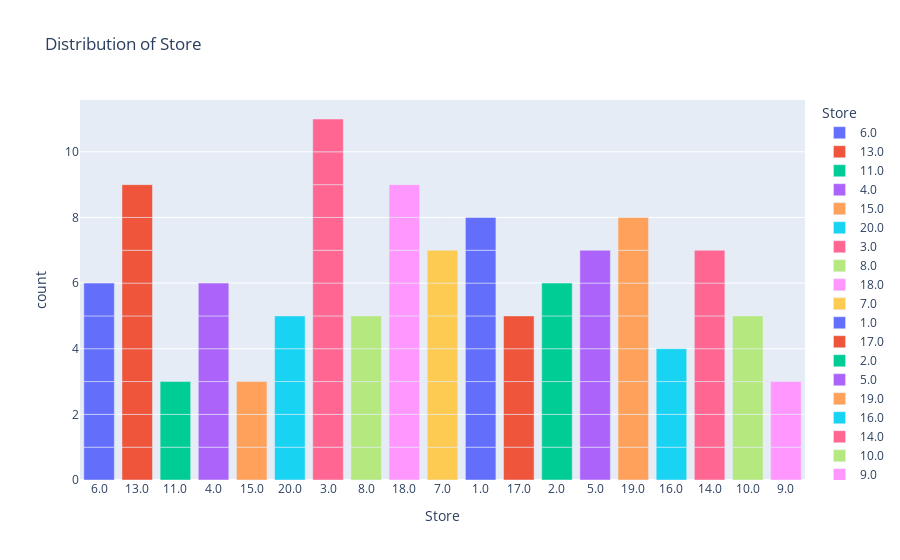
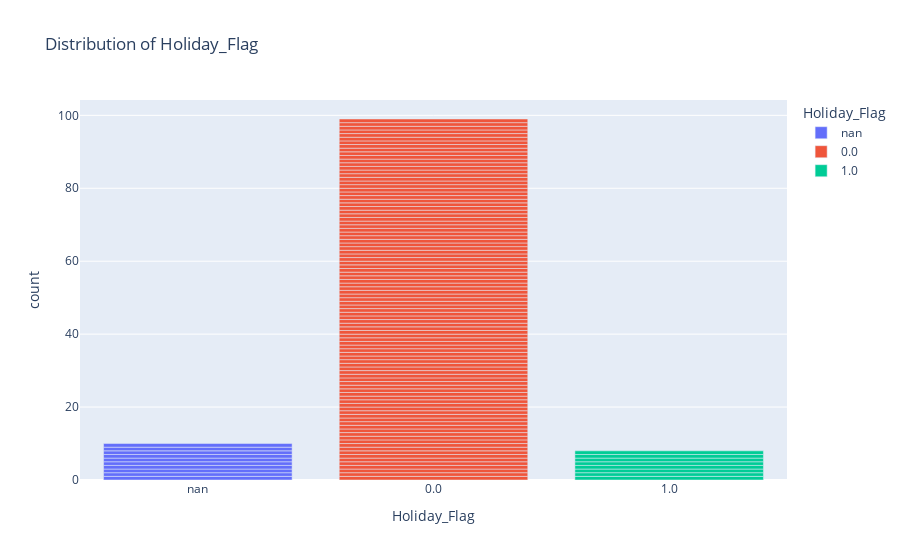

These figures' notebook cell, in order:
### Code cell
# Parcours des colonnes et tracé de leur distribution
for column in cat_col:
    fig = px.bar(df, x=column, title=f"Distribution of {column}", color = column)
    fig.show()

### Figure 1 — Plotly figure (JSON) as saved in the notebook; plotly's stock layout.template omitted (floating-point values rounded to 4 significant figures)
{"data": [{"alignmentgroup": "True", "hovertemplate": "Store=%{x}<br>count=%{y}<extra></extra>", "legendgroup": "6.0", "marker": {"color": "#636efa", "pattern": {"shape": ""}}, "name": "6.0", "offsetgroup": "6.0", "orientation": "v", "showlegend": true, "textposition": "auto", "type": "bar", "x": ["6.0", "6.0", "6.0", "6.0", "6.0", "6.0"], "xaxis": "x", "y": [1, 1, 1, 1, 1, 1], "yaxis": "y"}, {"alignmentgroup": "True", "hovertemplate": "Store=%{x}<br>count=%{y}<extra></extra>", "legendgroup": "13.0", "marker": {"color": "#EF553B", "pattern": {"shape": ""}}, "name": "13.0", "offsetgroup": "13.0", "orientation": "v", "showlegend": true, "textposition": "auto", "type": "bar", "x": ["13.0", "13.0", "13.0", "13.0", "13.0", "13.0", "13.0", "13.0", "13.0"], "xaxis": "x", "y": [1, 1, 1, 1, 1, 1, 1, 1, 1], "yaxis": "y"}, {"alignmentgroup": "True", "hovertemplate": "Store=%{x}<br>count=%{y}<extra></extra>", "legendgroup": "11.0", "marker": {"color": "#00cc96", "pattern": {"shape": ""}}, "name": "11.0", "offsetgroup": "11.0", "orientation": "v", "showlegend": true, "textposition": "auto", "type": "bar", "x": ["11.0", "11.0", "11.0"], "xaxis": "x", "y": [1, 1, 1], "yaxis": "y"}, {"alignmentgroup": "True", "hovertemplate": "Store=%{x}<br>count=%{y}<extra></extra>", "legendgroup": "4.0", "marker": {"color": "#ab63fa", "pattern": {"shape": ""}}, "name": "4.0", "offsetgroup": "4.0", "orientation": "v", "showlegend": true, "textposition": "auto", "type": "bar", "x": ["4.0", "4.0", "4.0", "4.0", "4.0", "4.0"], "xaxis": "x", "y": [1, 1, 1, 1, 1, 1], "yaxis": "y"}, {"alignmentgroup": "True", "hovertemplate": "Store=%{x}<br>count=%{y}<extra></extra>", "legendgroup": "15.0", "marker": {"color": "#FFA15A", "pattern": {"shape": ""}}, "name": "15.0", "offsetgroup": "15.0", "orientation": "v", "showlegend": true, "textposition": "auto", "type": "bar", "x": ["15.0", "15.0", "15.0"], "xaxis": "x", "y": [1, 1, 1], "yaxis": "y"}, {"alignmentgroup": "True", "hovertemplate": "Store=%{x}<br>count=%{y}<extra></extra>", "legendgroup": "20.0", "marker": {"color": "#19d3f3", "pattern": {"shape": ""}}, "name": "20.0", "offsetgroup": "20.0", "orientation": "v", "showlegend": true, "textposition": "auto", "type": "bar", "x": ["20.0", "20.0", "20.0", "20.0", "20.0"], "xaxis": "x", "y": [1, 1, 1, 1, 1], "yaxis": "y"}, {"alignmentgroup": "True", "hovertemplate": "Store=%{x}<br>count=%{y}<extra></extra>", "legendgroup": "3.0", "marker": {"color": "#FF6692", "pattern": {"shape": ""}}, "name": "3.0", "offsetgroup": "3.0", "orientation": "v", "showlegend": true, "textposition": "auto", "type": "bar", "x": ["3.0", "3.0", "3.0", "3.0", "3.0", "3.0", "3.0", "3.0", "3.0", "3.0", "3.0"], "xaxis": "x", "y": [1, 1, 1, 1, 1, 1, 1, 1, 1, 1, 1], "yaxis": "y"}, {"alignmentgroup": "True", "hovertemplate": "Store=%{x}<br>count=%{y}<extra></extra>", "legendgroup": "8.0", "marker": {"color": "#B6E880", "pattern": {"shape": ""}}, "name": "8.0", "offsetgroup": "8.0", "orientation": "v", "showlegend": true, "textposition": "auto", "type": "bar", "x": ["8.0", "8.0", "8.0", "8.0", "8.0"], "xaxis": "x", "y": [1, 1, 1, 1, 1], "yaxis": "y"}, {"alignmentgroup": "True", "hovertemplate": "Store=%{x}<br>count=%{y}<extra></extra>", "legendgroup": "18.0", "marker": {"color": "#FF97FF", "pattern": {"shape": ""}}, "name": "18.0", "offsetgroup": "18.0", "orientation": "v", "showlegend": true, "textposition": "auto", "type": "bar", "x": ["18.0", "18.0", "18.0", "18.0", "18.0", "18.0", "18.0", "18.0", "18.0"], "xaxis": "x", "y": [1, 1, 1, 1, 1, 1, 1, 1, 1], "yaxis": "y"}, {"alignmentgroup": "True", "hovertemplate": "Store=%{x}<br>count=%{y}<extra></extra>", "legendgroup": "7.0", "marker": {"color": "#FECB52", "pattern": {"shape": ""}}, "name": "7.0", "offsetgroup": "7.0", "orientation": "v", "showlegend": true, "textposition": "auto", "type": "bar", "x": ["7.0", "7.0", "7.0", "7.0", "7.0", "7.0", "7.0"], "xaxis": "x", "y": [1, 1, 1, 1, 1, 1, 1], "yaxis": "y"}, {"alignmentgroup": "True", "hovertemplate": "Store=%{x}<br>count=%{y}<extra></extra>", "legendgroup": "1.0", "marker": {"color": "#636efa", "pattern": {"shape": ""}}, "name": "1.0", "offsetgroup": "1.0", "orientation": "v", "showlegend": true, "textposition": "auto", "type": "bar", "x": ["1.0", "1.0", "1.0", "1.0", "1.0", "1.0", "1.0", "1.0"], "xaxis": "x", "y": [1, 1, 1, 1, 1, 1, 1, 1], "yaxis": "y"}, {"alignmentgroup": "True", "hovertemplate": "Store=%{x}<br>count=%{y}<extra></extra>", "legendgroup": "17.0", "marker": {"color": "#EF553B", "pattern": {"shape": ""}}, "name": "17.0", "offsetgroup": "17.0", "orientation": "v", "showlegend": true, "textposition": "auto", "type": "bar", "x": ["17.0", "17.0", "17.0", "17.0", "17.0"], "xaxis": "x", "y": [1, 1, 1, 1, 1], "yaxis": "y"}, {"alignmentgroup": "True", "hovertemplate": "Store=%{x}<br>count=%{y}<extra></extra>", "legendgroup": "2.0", "marker": {"color": "#00cc96", "pattern": {"shape": ""}}, "name": "2.0", "offsetgroup": "2.0", "orientation": "v", "showlegend": true, "textposition": "auto", "type": "bar", "x": ["2.0", "2.0", "2.0", "2.0", "2.0", "2.0"], "xaxis": "x", "y": [1, 1, 1, 1, 1, 1], "yaxis": "y"}, {"alignmentgroup": "True", "hovertemplate": "Store=%{x}<br>count=%{y}<extra></extra>", "legendgroup": "5.0", "marker": {"color": "#ab63fa", "pattern": {"shape": ""}}, "name": "5.0", "offsetgroup": "5.0", "orientation": "v", "showlegend": true, "textposition": "auto", "type": "bar", "x": ["5.0", "5.0", "5.0", "5.0", "5.0", "5.0", "5.0"], "xaxis": "x", "y": [1, 1, 1, 1, 1, 1, 1], "yaxis": "y"}, {"alignmentgroup": "True", "hovertemplate": "Store=%{x}<br>count=%{y}<extra></extra>", "legendgroup": "19.0", "marker": {"color": "#FFA15A", "pattern": {"shape": ""}}, "name": "19.0", "offsetgroup": "19.0", "orientation": "v", "showlegend": true, "textposition": "auto", "type": "bar", "x": ["19.0", "19.0", "19.0", "19.0", "19.0", "19.0", "19.0", "19.0"], "xaxis": "x", "y": [1, 1, 1, 1, 1, 1, 1, 1], "yaxis": "y"}, {"alignmentgroup": "True", "hovertemplate": "Store=%{x}<br>count=%{y}<extra></extra>", "legendgroup": "16.0", "marker": {"color": "#19d3f3", "pattern": {"shape": ""}}, "name": "16.0", "offsetgroup": "16.0", "orientation": "v", "showlegend": true, "textposition": "auto", "type": "bar", "x": ["16.0", "16.0", "16.0", "16.0"], "xaxis": "x", "y": [1, 1, 1, 1], "yaxis": "y"}, {"alignmentgroup": "True", "hovertemplate": "Store=%{x}<br>count=%{y}<extra></extra>", "legendgroup": "14.0", "marker": {"color": "#FF6692", "pattern": {"shape": ""}}, "name": "14.0", "offsetgroup": "14.0", "orientation": "v", "showlegend": true, "textposition": "auto", "type": "bar", "x": ["14.0", "14.0", "14.0", "14.0", "14.0", "14.0", "14.0"], "xaxis": "x", "y": [1, 1, 1, 1, 1, 1, 1], "yaxis": "y"}, {"alignmentgroup": "True", "hovertemplate": "Store=%{x}<br>count=%{y}<extra></extra>", "legendgroup": "10.0", "marker": {"color": "#B6E880", "pattern": {"shape": ""}}, "name": "10.0", "offsetgroup": "10.0", "orientation": "v", "showlegend": true, "textposition": "auto", "type": "bar", "x": ["10.0", "10.0", "10.0", "10.0", "10.0"], "xaxis": "x", "y": [1, 1, 1, 1, 1], "yaxis": "y"}, {"alignmentgroup": "True", "hovertemplate": "Store=%{x}<br>count=%{y}<extra></extra>", "legendgroup": "9.0", "marker": {"color": "#FF97FF", "pattern": {"shape": ""}}, "name": "9.0", "offsetgroup": "9.0", "orientation": "v", "showlegend": true, "textposition": "auto", "type": "bar", "x": ["9.0", "9.0", "9.0"], "xaxis": "x", "y": [1, 1, 1], "yaxis": "y"}], "layout": {"barmode": "relative", "legend": {"title": {"text": "Store"}, "tracegroupgap": 0}, "title": {"text": "Distribution of Store"}, "xaxis": {"anchor": "y", "categoryarray": ["6.0", "13.0", "11.0", "4.0", "15.0", "20.0", "3.0", "8.0", "18.0", "7.0", "1.0", "17.0", "2.0", "5.0", "19.0", "16.0", "14.0", "10.0", "9.0"], "categoryorder": "array", "domain": [0, 1], "title": {"text": "Store"}}, "yaxis": {"anchor": "x", "domain": [0, 1], "title": {"text": "count"}}}}

### Figure 2 — Plotly figure (JSON) as saved in the notebook; plotly's stock layout.template omitted (floating-point values rounded to 4 significant figures)
{"data": [{"alignmentgroup": "True", "hovertemplate": "Holiday_Flag=%{x}<br>count=%{y}<extra></extra>", "legendgroup": "nan", "marker": {"color": "#636efa", "pattern": {"shape": ""}}, "name": "nan", "offsetgroup": "nan", "orientation": "v", "showlegend": true, "textposition": "auto", "type": "bar", "x": ["nan", "nan", "nan", "nan", "nan", "nan", "nan", "nan", "nan", "nan"], "xaxis": "x", "y": [1, 1, 1, 1, 1, 1, 1, 1, 1, 1], "yaxis": "y"}, {"alignmentgroup": "True", "hovertemplate": "Holiday_Flag=%{x}<br>count=%{y}<extra></extra>", "legendgroup": "0.0", "marker": {"color": "#EF553B", "pattern": {"shape": ""}}, "name": "0.0", "offsetgroup": "0.0", "orientation": "v", "showlegend": true, "textposition": "auto", "type": "bar", "x": ["0.0", "0.0", "0.0", "0.0", "0.0", "0.0", "0.0", "0.0", "0.0", "0.0", "0.0", "0.0", "0.0", "0.0", "0.0", "0.0", "0.0", "0.0", "0.0", "0.0", "0.0", "0.0", "0.0", "0.0", "0.0", "0.0", "0.0", "0.0", "0.0", "0.0", "0.0", "0.0", "0.0", "0.0", "0.0", "0.0", "0.0", "0.0", "0.0", "0.0", "0.0", "0.0", "0.0", "0.0", "0.0", "0.0", "0.0", "0.0", "0.0", "0.0", "0.0", "0.0", "0.0", "0.0", "0.0", "0.0", "0.0", "0.0", "0.0", "0.0", "0.0", "0.0", "0.0", "0.0", "0.0", "0.0", "0.0", "0.0", "0.0", "0.0", "0.0", "0.0", "0.0", "0.0", "0.0", "0.0", "0.0", "0.0", "0.0", "0.0", "0.0", "0.0", "0.0", "0.0", "0.0", "0.0", "0.0", "0.0", "0.0", "0.0", "0.0", "0.0", "0.0", "0.0", "0.0", "0.0", "0.0", "0.0", "0.0"], "xaxis": "x", "y": [1, 1, 1, 1, 1, 1, 1, 1, 1, 1, 1, 1, 1, 1, 1, 1, 1, 1, 1, 1, 1, 1, 1, 1, 1, 1, 1, 1, 1, 1, 1, 1, 1, 1, 1, 1, 1, 1, 1, 1, 1, 1, 1, 1, 1, 1, 1, 1, 1, 1, 1, 1, 1, 1, 1, 1, 1, 1, 1, 1, 1, 1, 1, 1, 1, 1, 1, 1, 1, 1, 1, 1, 1, 1, 1, 1, 1, 1, 1, 1, 1, 1, 1, 1, 1, 1, 1, 1, 1, 1, 1, 1, 1, 1, 1, 1, 1, 1, 1], "yaxis": "y"}, {"alignmentgroup": "True", "hovertemplate": "Holiday_Flag=%{x}<br>count=%{y}<extra></extra>", "legendgroup": "1.0", "marker": {"color": "#00cc96", "pattern": {"shape": ""}}, "name": "1.0", "offsetgroup": "1.0", "orientation": "v", "showlegend": true, "textposition": "auto", "type": "bar", "x": ["1.0", "1.0", "1.0", "1.0", "1.0", "1.0", "1.0", "1.0"], "xaxis": "x", "y": [1, 1, 1, 1, 1, 1, 1, 1], "yaxis": "y"}], "layout": {"barmode": "relative", "legend": {"title": {"text": "Holiday_Flag"}, "tracegroupgap": 0}, "title": {"text": "Distribution of Holiday_Flag"}, "xaxis": {"anchor": "y", "categoryarray": ["nan", "0.0", "1.0"], "categoryorder": "array", "domain": [0, 1], "title": {"text": "Holiday_Flag"}}, "yaxis": {"anchor": "x", "domain": [0, 1], "title": {"text": "count"}}}}
